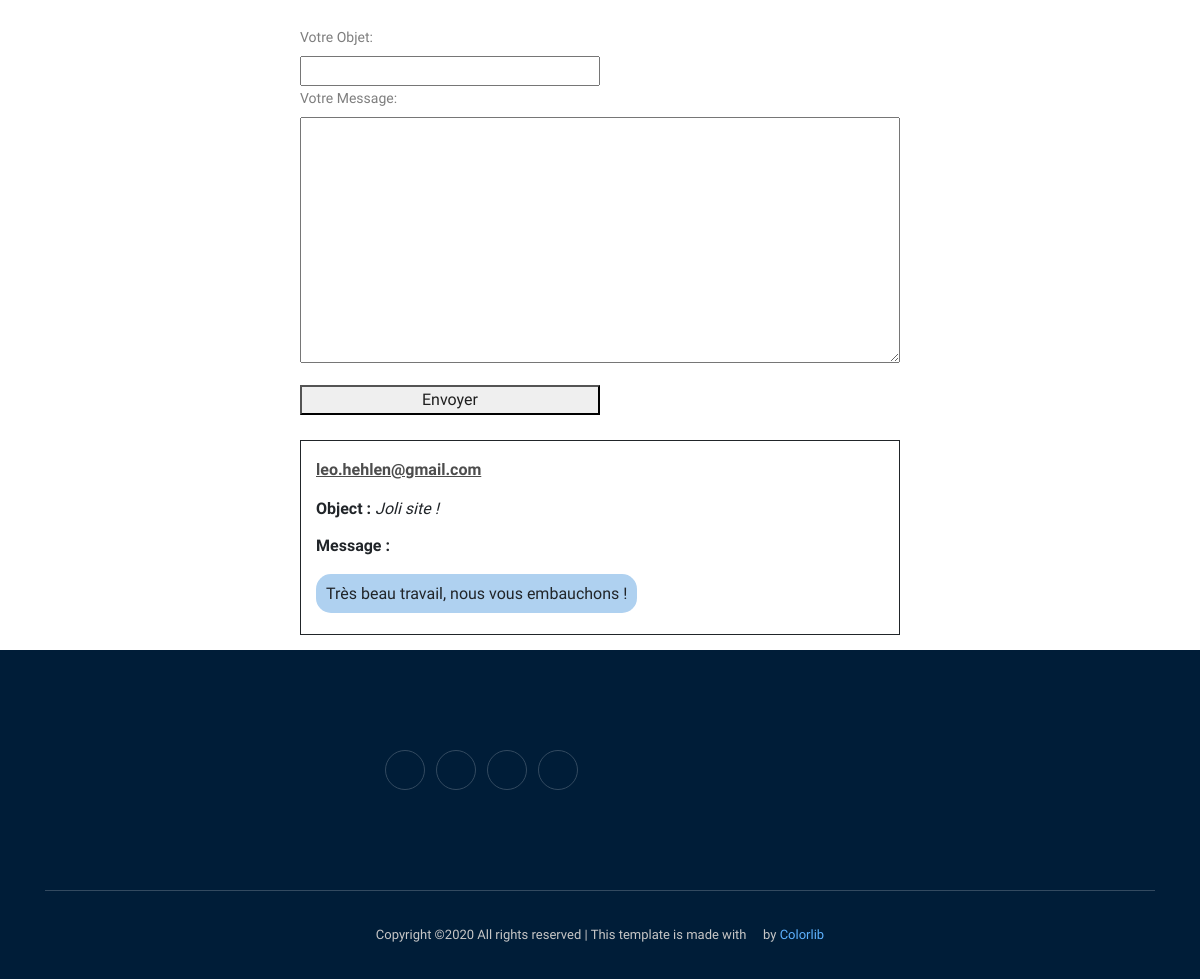
/messenger/1, run on an earlier commit of the app's database.
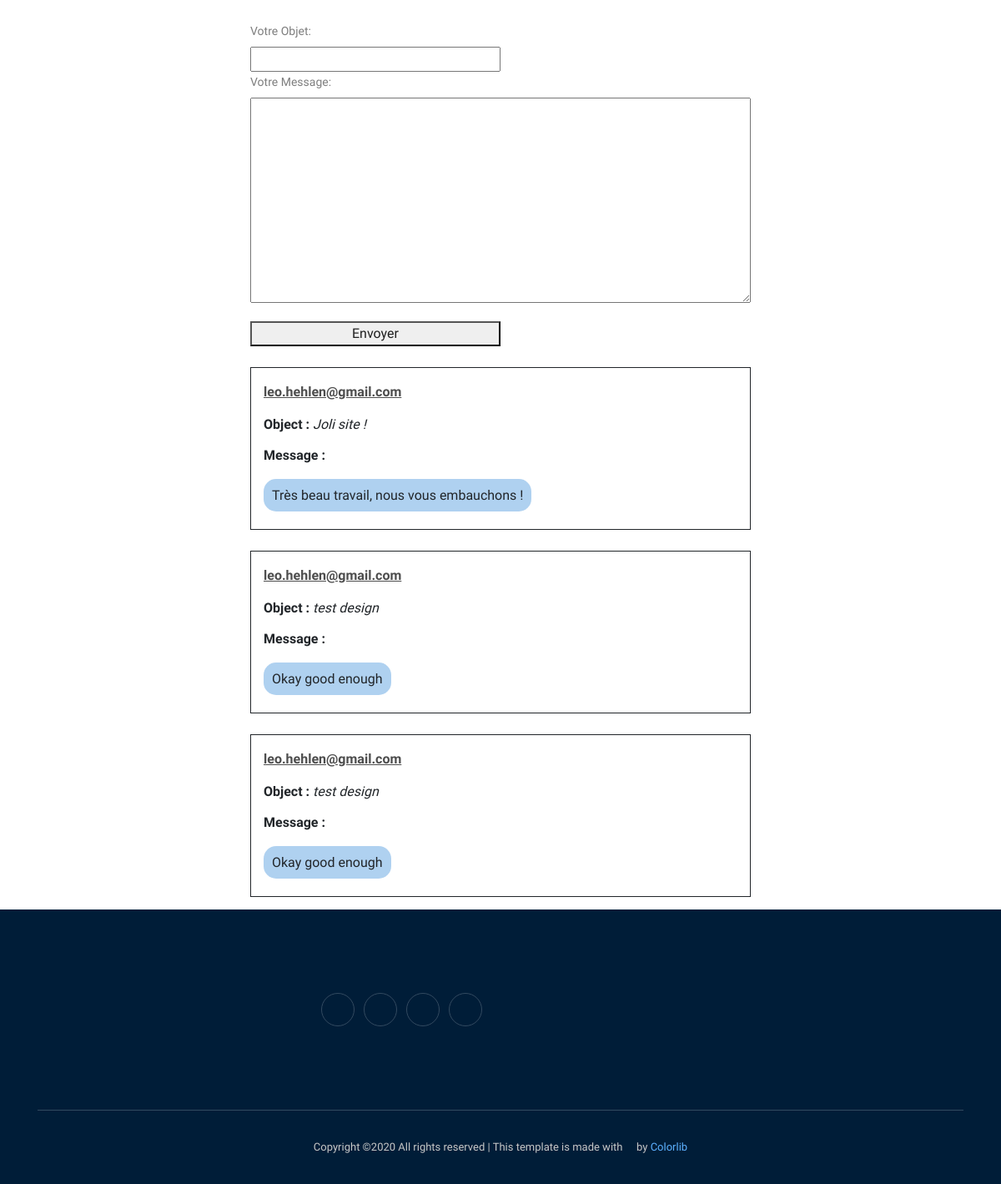
And on a later commit of the database.
### portefolio_app/models.py (models this page shows)
class Users(db.Model):
    id = db.Column(db.Integer, primary_key=True)
    email = db.Column(db.String(20), unique=True, nullable=False)

class Msg(db.Model):
    id = db.Column(db.Integer, primary_key=True)
    obj = db.Column(db.String(120), unique=False, nullable=False)
    msg = db.Column(db.String(120), unique=False, nullable=False)
    user_id = db.Column(db.Integer, unique=False, nullable=False)

### portefolio_app/routes.py (the view)
@app.route("/messenger/<int:user_id>", methods = ['GET', 'POST'])
def messenger(user_id):
    var_to_template['user'] = Users.query.get_or_404(user_id)
    if request.method == 'POST':
        msg = Msg(obj = request.form['obj'], msg = request.form['msg'], user_id = user_id)
        db.session.add(msg)
        db.session.commit()
    var_to_template['messages'] = Msg.query.filter_by(user_id=user_id)
    return render_template("messenger.html", var_to_template=var_to_template)

### portefolio_app/templates/messenger.html (shortened to what this page needs)
<!doctype html>
<html class="no-js" lang="zxx">
<head>
    <link rel="stylesheet" href="{{url_for('static', filename='css/bootstrap.min.css')}}">
    <link rel="stylesheet" href="{{url_for('static', filename='css/owl.carousel.min.css')}}">
    <link rel="stylesheet" href="{{url_for('static', filename='css/magnific-popup.css')}}">
    <link rel="stylesheet" href="{{url_for('static', filename='css/font-awesome.min.css')}}">
    <link rel="stylesheet" href="{{url_for('static', filename='css/themify-icons.css')}}">
    <link rel="stylesheet" href="{{url_for('static', filename='css/nice-select.css')}}">
    <link rel="stylesheet" href="{{url_for('static', filename='css/flaticon.css')}}">
    <link rel="stylesheet" href="{{url_for('static', filename='css/gijgo.css')}}">
    <link rel="stylesheet" href="{{url_for('static', filename='css/animate.min.css')}}">
    <link rel="stylesheet" href="{{url_for('static', filename='css/slick.css')}}">
    <link rel="stylesheet" href="{{url_for('static', filename='css/slicknav.css')}}">
    <link rel="stylesheet" href="{{url_for('static', filename='css/style.css')}}">
</head>
<body>
    <form action="" method="POST" style="width: 50%; margin: auto; margin-top: 25px;">
        <label for="obj" style="width: 100%;">Votre Objet: </label>
        <input type="text" name="obj" id="obj" style="width: 50%;">
        <label for="msg" style="width: 100%;">Votre Message: </label>
        <textarea name="msg" id="" cols="30" rows="10" style="width: 100%;" ></textarea>
        <button type="submit" style="width: 50%; margin-top: 15px;">Envoyer</button>
        {% for message in var_to_template['messages']%}
            <div style="margin-top: 25px; margin-bottom: 15px; border-style: solid; border-width: 1px; padding: 15px;">
                <p><span style="font-weight: bold; text-decoration: underline;"> {{var_to_template['user'].email}}</span></p>
                <p><div><span style="font-weight: bold;">Object :</span> <span style="font-style: italic;">{{message.obj}}</span></div></p>
                <p><div><span style="font-weight: bold;">Message :</span> </div><br> <div><span style="background-color: rgb(175, 209, 240); padding: 10px; border-radius: 15px;">{{message.msg}}</span></div></p>
            </div>
        {% endfor %}
    </form>
    <footer class="footer">
        <div class="footer_top">
            <div class="container">
                <div class="row align-items-center">
                    <div class="col-xl-6 col-md-6">
                        <div class="socail_links">
                            <ul>
                                <li><a href="#"> <i class="fa fa-facebook"></i> </a></li>
                                <li><a href="#"> <i class="fa fa-twitter"></i> </a></li>
                                <li><a href="#"> <i class="fa fa-instagram"></i> </a></li>
                                <li><a href="#"> <i class="fa fa-google-plus"></i> </a></li>
                            </ul>
                        </div>
                    </div>
                </div>
            </div>
        </div>
        <div class="copy-right_text">
            <div class="container">
                <div class="footer_border"></div>
                <div class="row">
                    <div class="col-xl-12">
                        <p class="copy_right text-center">
Copyright &copy;<script>document.write(new Date().getFullYear());</script> All rights reserved | This template is made with <i class="fa fa-heart-o" aria-hidden="true"></i> by <a href="https://colorlib.com" target="_blank">Colorlib</a>
                        </p>
                    </div>
                </div>
            </div>
        </div>
    </footer>
</body>
</html>

What changed in the data, as far as the page shows it:
added Msg: {{ var_to_template['user'].email }} "leo.hehlen@gmail.com", obj "test design", msg "Okay good enough"
added Msg: {{ var_to_template['user'].email }} "leo.hehlen@gmail.com", obj "test design", msg "Okay good enough"
